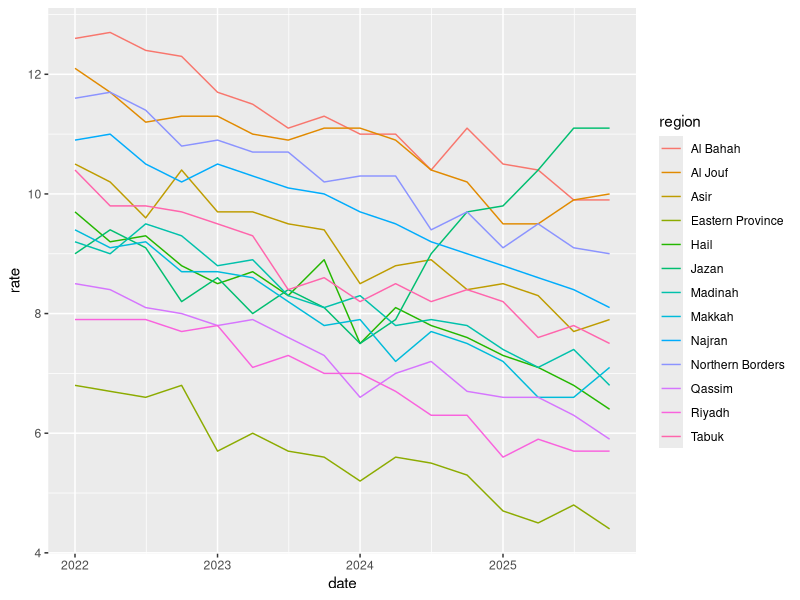

This chart was generated by the following R code:
## ---- chunk 1
#| include: false
library(tidyverse)
rates <- read_csv("unemployment.csv") |>
  filter(region != "Kingdom")
## ---- chunk 2
#| fig-width: 8
#| fig-height: 4.5
ggplot(rates, aes(date, rate, colour = region)) +
  geom_line()
